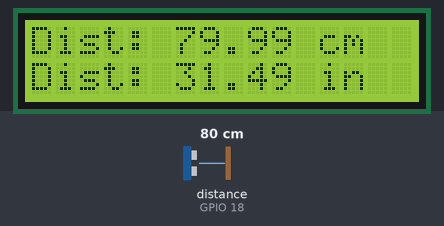
A sketch run on a simulated ESP32. Parts: 16×2 character LCD. Wiring (from diagram.json): ultrasonic range finder: trigger GPIO 5; echo GPIO 18. Inputs (shaded band) come from the test bench; at power-on: distance to the obstacle (sensor on GPIO 18) 80 cm. The echo pulse lasts 58.3 µs per cm.

Above: at 3.2 s.
3.3 s: distance to the obstacle (sensor on GPIO 18) set to 2 cm
At 4.6 s:
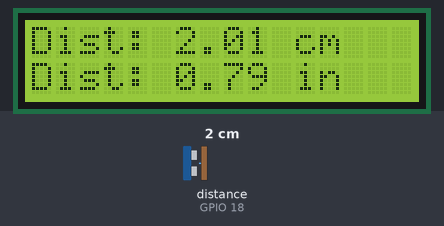
5.2 s: distance to the obstacle (sensor on GPIO 18) set to 4 cm
At 5.6 s:
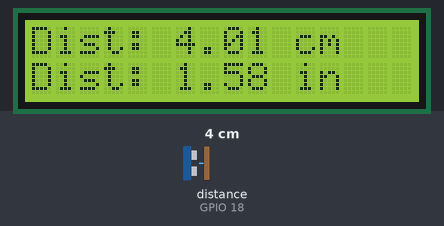
6.8 s: distance to the obstacle (sensor on GPIO 18) set to 9 cm
At 7.8 s:
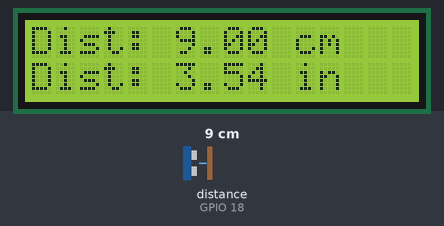
Timing chart, 0 to 9.8 s (numbered marks = the images above; inputs shaded):
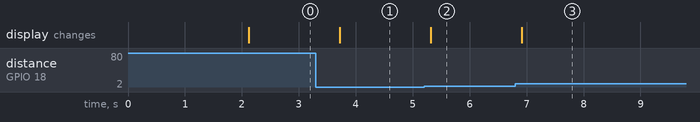

The sketch:

sketch.ino
```cpp
#include <Wire.h>
#include <LiquidCrystal_I2C.h>

// Pin Definitions based on your diagram
const int TRIG_PIN = 5;
const int ECHO_PIN = 18;
const int LCD_ADDR = 0x27; // Standard I2C address

LiquidCrystal_I2C lcd(LCD_ADDR, 16, 2);

void setup() {
  Serial.begin(115200);

  // Ultrasonic Sensor Pin Setup
  pinMode(TRIG_PIN, OUTPUT);
  pinMode(ECHO_PIN, INPUT);

  // LCD Initialization
  lcd.init();
  lcd.backlight();
  lcd.setCursor(0, 0);
  lcd.print("Mazen is here");
  delay(2000);
  lcd.clear();
}

void loop() {
  // Trigger the ultrasonic pulse
  digitalWrite(TRIG_PIN, LOW);
  delayMicroseconds(2);
  digitalWrite(TRIG_PIN, HIGH);
  delayMicroseconds(10);
  digitalWrite(TRIG_PIN, LOW);

  // Measure the bounce-back time in microseconds
  long duration = pulseIn(ECHO_PIN, HIGH);

  // Calculate Distance
  // Speed of sound is ~0.0343 cm/us
  float distanceCm = duration * 0.0343 / 2;
  float distanceIn = distanceCm / 2.54;

  // Display to LCD
  lcd.setCursor(0, 0);
  lcd.print("Dist: ");
  lcd.print(distanceCm);
  lcd.print(" cm   "); // Extra spaces to clear old digits

  lcd.setCursor(0, 1);
  lcd.print("Dist: ");
  lcd.print(distanceIn);
  lcd.print(" in   ");

  delay(500); // Half-second refresh rate
}
```

Measured:
- after the input at 3.3 s, the display: changes after 0.42 s (image 1)
- after the input at 5.2 s, the display: changes after 0.12 s (image 2)
- after the input at 6.8 s, the display: changes after 0.11 s (image 3)
